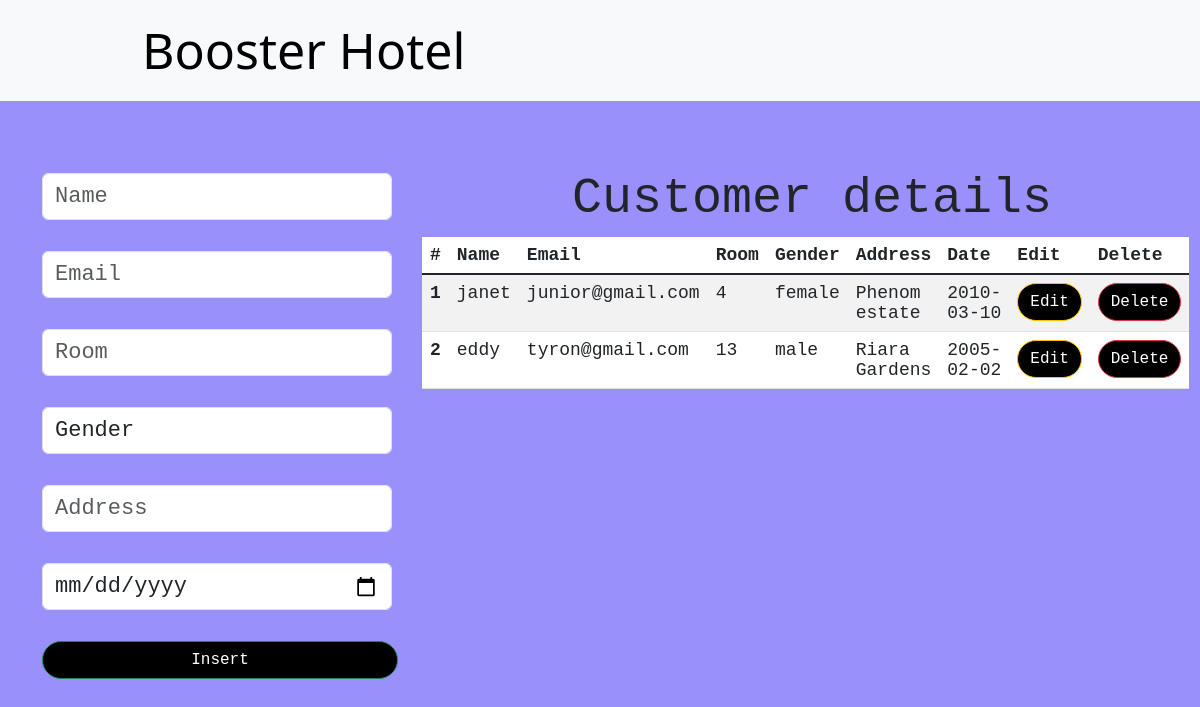
The app's page /, older data.
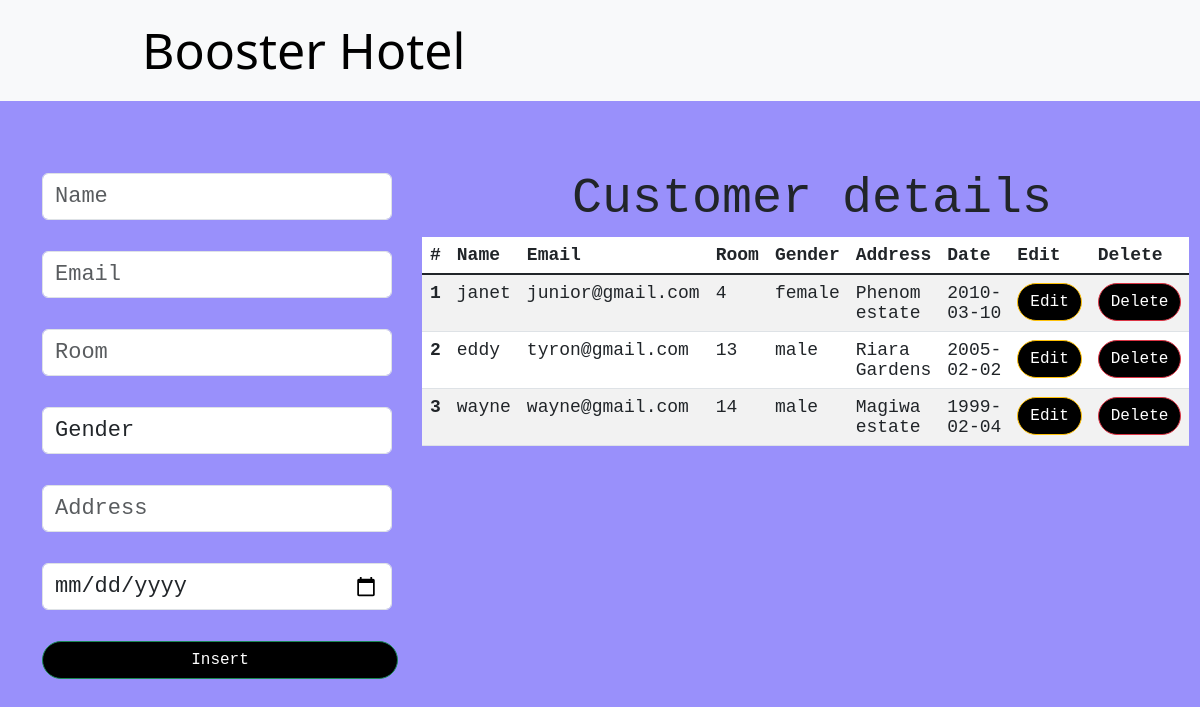
The same page, newer data.
### djangoProject_MARK/models.py (models this page shows)
class Customer(models.Model):
    name = models.CharField(max_length=50, blank=False, null=False)
    email = models.EmailField()
    room = models.IntegerField()
    gender = models.CharField(max_length=50, blank=False, null=False)
    address = models.CharField(max_length=50)
    date = models.CharField(max_length=50)

### djangoProject_MARK/views.py (the view)
# urls.py: path('', views.index_page, name='index'),
def index_page(request):
    data = Customer.objects.all()
    context = {"data": data}
    return render(request, "index.html", context)

### templates/index.html (shortened to what this page needs)
<html lang="en">
    <link href="https://cdn.jsdelivr.net/npm/bootstrap@5.3.0-alpha1/dist/css/bootstrap.min.css" rel="stylesheet">
  <head>
      {% load static %}
      <link rel="stylesheet" href={% static "css/mystyle.css" %}>
  </head>
  <body>
    <nav class="navbar navbar-expand-lg bg-body-tertiary">
        <div class="container-md">
             <a class="navbar-brand" href="/">Booster Hotel</a>
        </div>
      </nav>
      <div class="container mt-5">
        <div class="row">
            <div class="col-md-4">
                <br>
                <form action="/insert" method="post">
                    <div class="form-group">
                        <input type="text" class="form-control" placeholder="Name" name="name" required>
                    </div>
                    <div class="form-group">
                        <input type="email" class="form-control  mt-2" placeholder="Email" name="email" required>
                    </div>
                    <div class="form-group">
                        <input type="number" class="form-control  mt-2" placeholder="Room" name="room" required>
                    </div>
                    <div class="form-group mt-2">
                        <select id="gender" name="gender" class="form-control" required>
                            <option selected>Gender</option>
                        </select>
                    </div>
                    <div class="form-group">
                        <input type="text" class="form-control  mt-2" placeholder="Address" name="address" required>
                    </div>
                    <div class="form-group">
                        <input type="date" class="form-control  mt-2" placeholder="Entry date" name="date" required>
                    </div>
                    <div class="d-grid gap-2">
                        <button class="btn btn-success mt-2" type="ENTER">Insert</button>
                    </div>
                </form>
            </div>
            <div class="col-md-8">
                <h2>Customer details</h2>
                <table class="table table-striped table-hover">
                    <thead>
                      <tr>
                        <th scope="col">#</th>
                        <th scope="col">Name</th>
                        <th scope="col">Email</th>
                        <th scope="col">Room</th>
                        <th scope="col">Gender</th>
                        <th scope="col">Address</th>
                        <th scope="col">Date</th>
                        <th scope="col">Edit</th>
                        <th scope="col">Delete</th>
                      </tr>
                    </thead>
                    <tbody class="table-group-divider">
                    {% for d in data %}
                      <tr>
                        <th scope="row">{{d.id}}</th>
                        <td>{{d.name}}</td>
                        <td>{{d.email}}</td>
                        <td>{{d.room}}</td>
                        <td>{{d.gender}}</td>
                        <td>{{d.address}}</td>
                        <td>{{d.date}}</td>
                        <td><a href="/update/{{d.id}}" type="button" class="btn btn-outline-warning">Edit</a></td>
                        <td><a href="/delete/{{d.id}}" type="button" class="btn btn-outline-danger">Delete</a></td>
                      </tr>
                    {% endfor %}
                    </tbody>
                  </table>
            </div>
        </div>
      </div>
  </body>
</html>

Row changes from the older to the newer data that the page shows:
added Customer: id "3", name "wayne", email "wayne@gmail.com", room "14", gender "male", address "Magiwa estate", date "1999-02-04"
